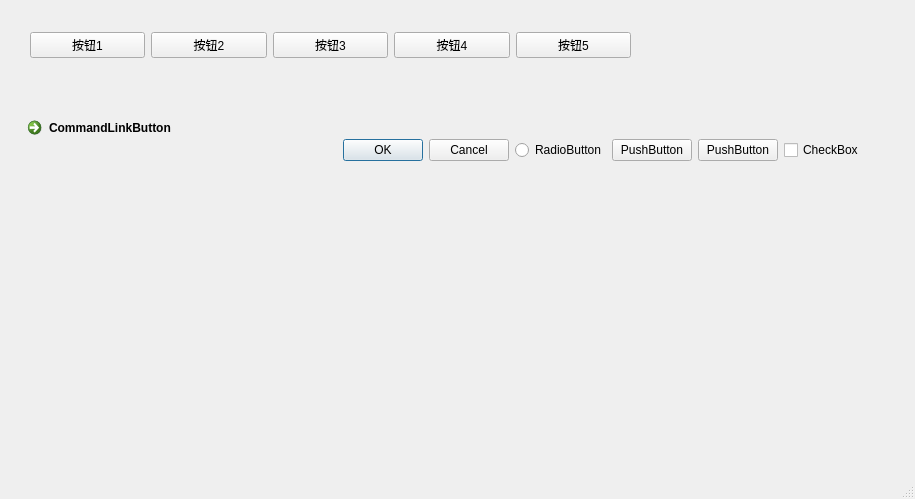
<?xml version="1.0" encoding="UTF-8"?>
<ui version="4.0">
    <class>MainWindow</class>
    <widget class="QMainWindow" name="MainWindow">
        <property name="geometry">
            <rect>
                <x>0</x>
                <y>0</y>
                <width>915</width>
                <height>499</height>
            </rect>
        </property>
        <property name="windowTitle">
            <string>MainWindow</string>
        </property>
        <widget class="QWidget" name="centralwidget">
            <widget class="QWidget" name="horizontalLayoutWidget">
                <property name="geometry">
                    <rect>
                        <x>20</x>
                        <y>110</y>
                        <width>844</width>
                        <height>80</height>
                    </rect>
                </property>
                <layout class="QHBoxLayout" name="horizontalLayout_2">
                    <item>
                        <widget class="QCommandLinkButton" name="commandLinkButton">
                            <property name="text">
                                <string>CommandLinkButton</string>
                            </property>
                        </widget>
                    </item>
                    <item>
                        <widget class="QDialogButtonBox" name="buttonBox">
                            <property name="standardButtons">
                                <set>QDialogButtonBox::Cancel|QDialogButtonBox::Ok</set>
                            </property>
                        </widget>
                    </item>
                    <item>
                        <widget class="QRadioButton" name="radioButton">
                            <property name="text">
                                <string>RadioButton</string>
                            </property>
                        </widget>
                    </item>
                    <item>
                        <widget class="QPushButton" name="pushButton_7">
                            <property name="text">
                                <string>PushButton</string>
                            </property>
                        </widget>
                    </item>
                    <item>
                        <widget class="QPushButton" name="pushButton_6">
                            <property name="text">
                                <string>PushButton</string>
                            </property>
                        </widget>
                    </item>
                    <item>
                        <widget class="QCheckBox" name="checkBox">
                            <property name="text">
                                <string>CheckBox</string>
                            </property>
                        </widget>
                    </item>
                </layout>
            </widget>
            <widget class="QWidget" name="">
                <property name="geometry">
                    <rect>
                        <x>30</x>
                        <y>20</y>
                        <width>601</width>
                        <height>51</height>
                    </rect>
                </property>
                <layout class="QHBoxLayout" name="horizontalLayout">
                    <item>
                        <widget class="QPushButton" name="pushButton">
                            <property name="text">
                                <string>按钮1</string>
                            </property>
                        </widget>
                    </item>
                    <item>
                        <widget class="QPushButton" name="pushButton_2">
                            <property name="text">
                                <string>按钮2</string>
                            </property>
                        </widget>
                    </item>
                    <item>
                        <widget class="QPushButton" name="pushButton_3">
                            <property name="text">
                                <string>按钮3</string>
                            </property>
                        </widget>
                    </item>
                    <item>
                        <widget class="QPushButton" name="pushButton_4">
                            <property name="text">
                                <string>按钮4</string>
                            </property>
                        </widget>
                    </item>
                    <item>
                        <widget class="QPushButton" name="pushButton_5">
                            <property name="text">
                                <string>按钮5</string>
                            </property>
                        </widget>
                    </item>
                </layout>
            </widget>
        </widget>
        <widget class="QMenuBar" name="menubar">
            <property name="geometry">
                <rect>
                    <x>0</x>
                    <y>0</y>
                    <width>915</width>
                    <height>26</height>
                </rect>
            </property>
        </widget>
        <widget class="QStatusBar" name="statusbar"/>
    </widget>
    <resources/>
    <connections/>
</ui>
